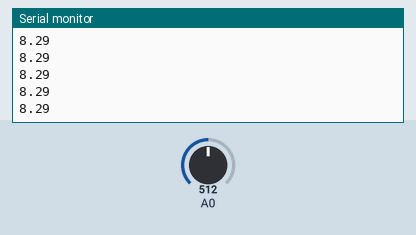
This sketch was run on a simulated Arduino Uno, built with avr-gcc and run on an emulated ATmega328P. On the bench: the last lines printed to the serial monitor. Inputs (shaded band) come from the test bench; at power-on: A0 = 512.

Above: at 1.2 s.
1.3 s: A0 set to 716
At 1.5 s:
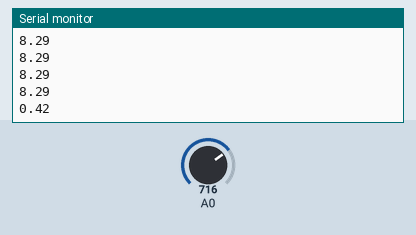
2.8 s: A0 set to 900
At 2.86 s:
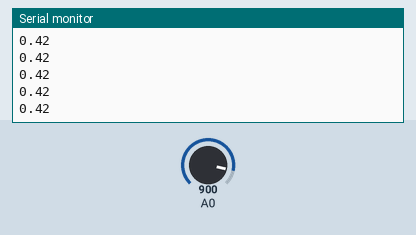
Timing chart, 0 to 5.8 s (numbered marks = the images above; inputs shaded):
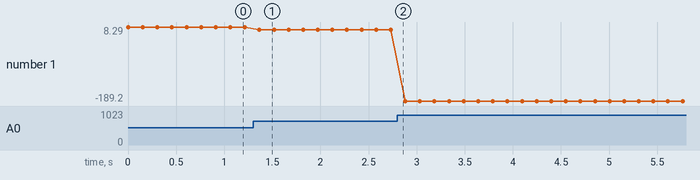

The sketch:

Cam_bien_hong_ngoai.ino
```cpp
void setup() {
  // put your setup code here, to run once:
  analogReference(DEFAULT);
  Serial.begin(9600);
  pinMode(A0, INPUT);
}

void loop() {
  // put your main code here, to run repeatedly:

  float raw = analogRead(A0);
  float voltRaw=map(raw, 0, 1023, 0, 5000);
  float volt = voltRaw/1000;
//  float cm=(21.61/(volt-0.1696))*1000;


//  double dataX = pow(10, -11)*pow(raw, 6) - 2*pow(10, -8)*pow(raw, 5) + pow(10, -5)*pow(raw,4) - 0.0033*pow(raw,3) + 0.5184*pow(raw,2) - 36.564*raw + 1150.8;
//  double dataX = pow(10, -7)*pow(raw, 4) - 0.0001*pow(raw, 3) + 0.0474*pow(raw, 2) - 3.9169*raw + 351.68;

//  double dataX = pow(10, -7)*pow(raw,4) - 0.0001*pow(raw,3) + 0.0509*pow(raw,2) - 4.2886*raw + 362.64;
//  double dataX = 0.0026*pow(raw,2) + 2.5952*raw + 65.586;
//  double dis1 = (204800/11)/(dataX);

  double distance = -4.5594*pow(volt,5) + 48.465*pow(volt,4) - 199.74*pow(volt,3) + 402.36*pow(volt,2) - 409.35*volt + 189.95;


  Serial.println(distance);

  delay(150);
}
```

Measured:
- after the input at 1.3 s, the serial monitor: prints a new line after 0.07 s (image 1)
- plotted number 1: 8.29 → 0.42 after the input at 1.3 s, 0.42 → -189.2 after the input at 2.8 s
